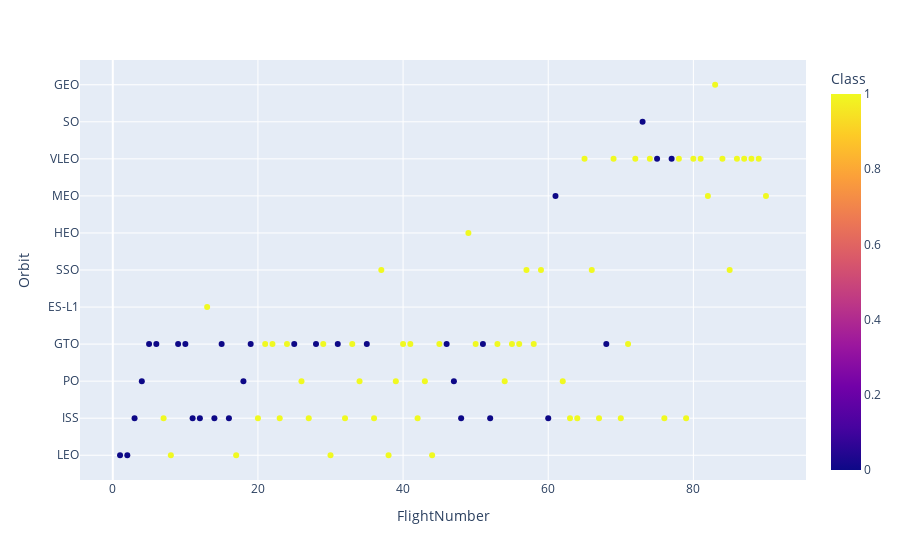

Notebook cell for this chart:
### Code cell
px.scatter(data_frame=df, y= "Orbit", x="FlightNumber", color= "Class",)

### Figure 1 — Plotly figure (JSON) as saved in the notebook; plotly's stock layout.template omitted (floating-point values rounded to 4 significant figures)
{"data": [{"hovertemplate": "FlightNumber=%{x}<br>Orbit=%{y}<br>Class=%{marker.color}<extra></extra>", "legendgroup": "", "marker": {"color": [0, 0, 0, 0, 0, 0, 1, 1, 0, 0, 0, 0, 1, 0, 0, 0, 1, 0, 0, 1, 1, 1, 1, 1, 0, 1, 1, 0, 1, 1, 0, 1, 1, 1, 0, 1, 1, 1, 1, 1, 1, 1, 1, 1, 1, 0, 0, 0, 1, 1, 0, 0, 1, 1, 1, 1, 1, 1, 1, 0, 0, 1, 1, 1, 1, 1, 1, 0, 1, 1, 1, 1, 0, 1, 0, 1, 0, 1, 1, 1, 1, 1, 1, 1, 1, 1, 1, 1, 1, 1], "coloraxis": "coloraxis", "symbol": "circle"}, "mode": "markers", "name": "", "orientation": "h", "showlegend": false, "type": "scatter", "x": [1, 2, 3, 4, 5, 6, 7, 8, 9, 10, 11, 12, 13, 14, 15, 16, 17, 18, 19, 20, 21, 22, 23, 24, 25, 26, 27, 28, 29, 30, 31, 32, 33, 34, 35, 36, 37, 38, 39, 40, 41, 42, 43, 44, 45, 46, 47, 48, 49, 50, 51, 52, 53, 54, 55, 56, 57, 58, 59, 60, 61, 62, 63, 64, 65, 66, 67, 68, 69, 70, 71, 72, 73, 74, 75, 76, 77, 78, 79, 80, 81, 82, 83, 84, 85, 86, 87, 88, 89, 90], "xaxis": "x", "y": ["LEO", "LEO", "ISS", "PO", "GTO", "GTO", "ISS", "LEO", "GTO", "GTO", "ISS", "ISS", "ES-L1", "ISS", "GTO", "ISS", "LEO", "PO", "GTO", "ISS", "GTO", "GTO", "ISS", "GTO", "GTO", "PO", "ISS", "GTO", "GTO", "LEO", "GTO", "ISS", "GTO", "PO", "GTO", "ISS", "SSO", "LEO", "PO", "GTO", "GTO", "ISS", "PO", "LEO", "GTO", "GTO", "PO", "ISS", "HEO", "GTO", "GTO", "ISS", "GTO", "PO", "GTO", "GTO", "SSO", "GTO", "SSO", "ISS", "MEO", "PO", "ISS", "ISS", "VLEO", "SSO", "ISS", "GTO", "VLEO", "ISS", "GTO", "VLEO", "SO", "VLEO", "VLEO", "ISS", "VLEO", "VLEO", "ISS", "VLEO", "VLEO", "MEO", "GEO", "VLEO", "SSO", "VLEO", "VLEO", "VLEO", "VLEO", "MEO"], "yaxis": "y"}], "layout": {"coloraxis": {"colorbar": {"title": {"text": "Class"}}, "colorscale": [[0, "#0d0887"], [0.1111, "#46039f"], [0.2222, "#7201a8"], [0.3333, "#9c179e"], [0.4444, "#bd3786"], [0.5556, "#d8576b"], [0.6667, "#ed7953"], [0.7778, "#fb9f3a"], [0.8889, "#fdca26"], [1, "#f0f921"]]}, "legend": {"tracegroupgap": 0}, "margin": {"t": 60}, "xaxis": {"anchor": "y", "domain": [0, 1], "title": {"text": "FlightNumber"}}, "yaxis": {"anchor": "x", "domain": [0, 1], "title": {"text": "Orbit"}}}}
